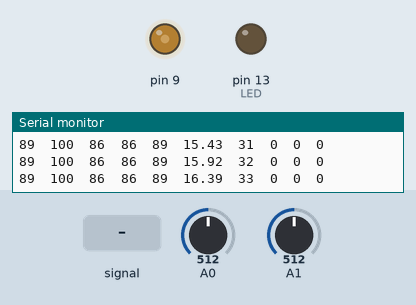
This sketch was run on a simulated Arduino Uno, built with avr-gcc and run on an emulated ATmega328P. Shown: output pins drawn as LEDs (lit = HIGH), the last lines printed to the serial monitor. Inputs (shaded band) come from the test bench; at power-on: A1 = 512, A0 = 512.

Above: at 1.2 s.
1.3 s: A1 fed a 2 Hz sine of ±306 counts around its level
At 2.41 s:
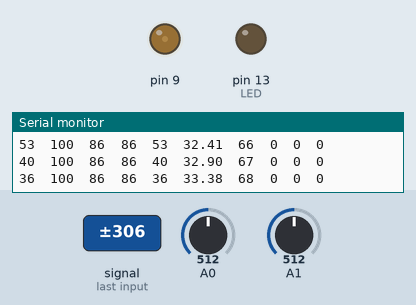
4.3 s: A1 set to 306
7.3 s: A0 set to 477
At 7.51 s:
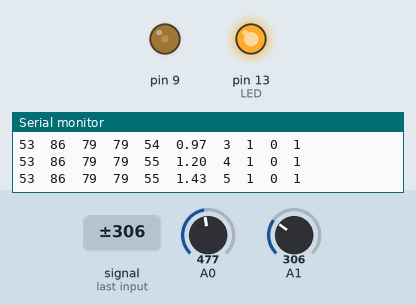
10.3 s: A1 set to 120
11.9 s: A1 set to 105
At 12.5 s:
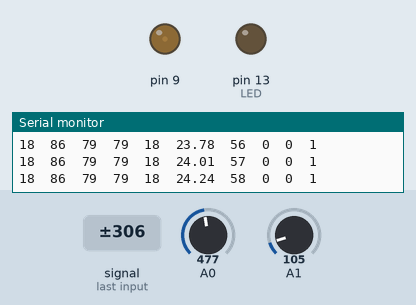
13.4 s: A1 set to 0
At 18.1 s:
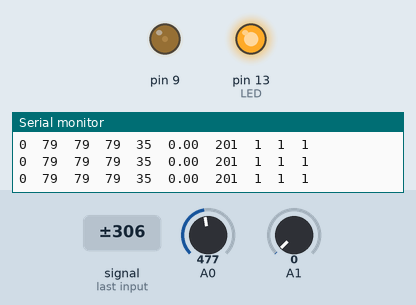
Timing chart, 0 to 18.9 s (numbered marks = the images above; inputs shaded):
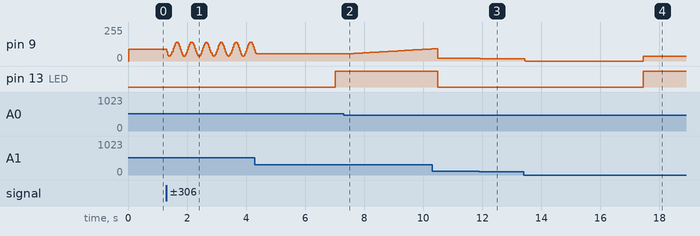

The sketch:

testeIA2.ino
```cpp
  #include <PWM.h>
  #include <SoftwareSerial.h>

  // Define pino 13 para o LED
  #define LED 13
  // Define um valor inicial para o erro
  #define LASTERRORINI 100000
  // Define o limite do freio na subida
  #define LIMTOP -10
  // Define o limite do freio na descida
  #define LIMDOWN 5
  // Define o limite do delta
  #define LIMDELTA 100
  // Define o limite da soma
  #define SUMMAX 10
  // Define o número de interações para cálculo do PID
  #define INTERACTIONS 200
  // Define o número de interações para resposta do motorista
  #define RESPONSETIME 100
  // Define a tolerância do valor da velocidade em relação ao target
  #define TOL 1
  // Define a faixa para manter a velocidade constante
  #define FAIXA 5
  // Define a tolerância da velocidade em relação ao target para o acúmulo da soma da componente integrativa do PID
  #define TOLKI 15

  // Variável para armazenar o valor do último tempo computado
  float lastProcess = 0;
  // Variável para armazenar o valor do último erro computado
  float lastError = LASTERRORINI;
  // Variáveis para armazenar os valores das contantes do PID(B)
  float kp = 0.06, ki = 0.003, kd = 0.0, kb = 0.3;
  // Variável para acumular a soma da componente integrativa do PID
  float sum = 0;
  // Variáveis para armazenar os valores que serão passados ao servo
  float servo = 35, pid = 0;
  int pwm = 0;
  // Variáveis para leitura do target da velocidade
  int targetVelocity = 100, lastTargetVelocity = 100;
  // Variáveis para leitura da velocidade
  int velocityBand = 100, velocity = 0, velocityMedia = 0;
  // Variáveis para leitura da posição do cabo do acelerador
  int throttle = 0, throttleMedia = 0;
  // Contadores de interações
  int countInteractions = 0, count = 0;

  // Flags de controle
  boolean goingUp = true; // Flag para definir se a velocidade está subindo ou descendo
  boolean flagLight = false; // Flag para acionar o LED
  boolean flagBreak = true; // Flag para acionar o uso do freio
  boolean flagThrottleDown = false; // Flag para acionar o cálculo do PID
  boolean flagActivatePID = false; // Flag para ativar o uso do PID
  int32_t frequency = 50;
  bool success = false;

  void setup() {
    // Define o LED como saída
    pinMode(LED, OUTPUT);
    InitTimersSafe();
    // Inicializa serial
    Serial.begin(38400);
    // Limpa qualquer dado que estiver na serial
    Serial.flush();
    // Define o pino 9 para o PWM do servo
    success = SetPinFrequencySafe(9, frequency);
    // Inicializa a váriavel de tempo
    lastProcess = millis();

  }

  void loop() {
    // Lê o valor do potenciômetro usando a média das leituras para evitar ruídos
    velocityMedia = throttleMedia = 0;

    for (int j = 0; j < 100; j++) {
        // Lê os valores dos potenciômetros
        throttle = analogRead(A1);
        velocity = analogRead(A0);
        // Mapeia os valores dos potenciômetros de 0-1023 para os ângulos de 0-179
        velocity = map(velocity, 240, 1000, 35, 179);
        throttle = map(throttle, 0, 1023, 0, 179);
        // Acumula os valores para tirar a média e assim diminuir ruídos
        velocityMedia += velocity;
        throttleMedia += throttle;
    }
    // Tira a média
    velocity = velocityMedia / 100;
    throttle = throttleMedia / 100;

    // Chama função que verifica quando o sistema deve entrar em ação
    IA();
    // Chama o cáculo do PID
    pid = PID();

    // Verifica se o PID será usado
    if (flagLight) {

      // Soma o valor do ângulo atual do servo com a correção do PID
      if (flagActivatePID)
        servo += pid;

      // Define os limites de rotação do servo
      if (servo > 167)
        servo = 167;
      if (servo < 35)
        servo = 35;

      // Zera a soma dos erros integrativos do PID caso a leitura do potenciômetro esteja fora da tolerância
      if ((velocity > (targetVelocity + TOLKI)) || (velocity < (targetVelocity - TOLKI)))
        sum = 0;

      // Define um intervalo máximo para a soma dos erros integrativos
      if (sum > SUMMAX)
        sum = SUMMAX;
      if (sum < -SUMMAX)
        sum = -SUMMAX;

      // Ajusta o valor do servo para inteiro
      pwm = (int)servo;

    } else {
      // Define que o servo deve seguir o controle manual
      pwm = throttle;
    }

    // Define a posição do ângulo do servo
    pwmWrite(9, pwm);

    delay(1);

// Debugging...

    Serial.print(throttle);
    Serial.print("\t");
    Serial.print(targetVelocity);
    Serial.print("\t");
    Serial.print(velocity);
    Serial.print("\t");
    Serial.print(velocityBand);
    Serial.print("\t");
    Serial.print(pwm);
    Serial.print("\t");
    Serial.print(sum);
    Serial.print("\t");
    Serial.print(countInteractions);
    Serial.print("\t");
    Serial.print(flagLight);
    Serial.print("\t");
    Serial.print(flagThrottleDown);
    Serial.print("\t");
    Serial.print(flagActivatePID);
    Serial.println();
  }


  void IA() {
    // Caso o cálculo do PID não esteja habillitado
    if (!flagThrottleDown) {
      // Verifica se a velocidade está dentro de uma faixa constante
      if ((velocity < (velocityBand + FAIXA)) && (velocity > (velocityBand - FAIXA))) {
        // Incrementa as interações
        countInteractions++;
      } else {
        // Caso a velocidade saia da faixa constante, redefine-se a faixa e zera as interações
        countInteractions = 0;
        velocityBand = velocity;
      }
      // Caso o motorista mantenha a faixa constante de velocidade por 300 interações
      if (countInteractions > INTERACTIONS) {
        // Liga-se o LED
        digitalWrite(LED, HIGH);
        flagLight = true;
        // Redefine-se o target da velocidade
        targetVelocity = velocity;
        // Define o valor do servo com o último valor enviad ao servo
        servo = pwm;
      }
      // Caso o LED esteja aceso
      if (flagLight) {
        // Espera 5 interações para ativar o uso do PID
        if (count > 5) {
          flagActivatePID = true;
        } else {
          // Caso contrário, zera a soma do fator integrativo, pois o erro acumulado pode ser muito grande e atrapalhar a primeira correção do PID
          sum = 0;
        }
        // Espera 100 interações para o motorista tomar algum ação
        if (count < RESPONSETIME) {
          // Caso solte o pedal, ativa o cálculo do PID
          if (throttle < 20) {
            flagThrottleDown = true;
            //servo = 40; ****no caso do carro, testar se vale a pena zerar o servo****
          }
        } else {
          // Caso contrário, desliga o LED e zera os contadores
          digitalWrite(LED, LOW);
          flagLight = false;
          countInteractions = 0;
          count = 0;
        }
        // Incrementa a contagem
        count++;
      }
    } else {
      // Caso o cáculo do PID esteja habilitado e o motorista ultrapassar o target da velocidade
      if (throttle > targetVelocity) {
        // Desativa o cálculo e o uso do PID, apaga o LED, zera os contadores e redefine a faixa de velocidae
        flagThrottleDown = false;
        flagActivatePID = false;
        digitalWrite(LED, LOW);
        flagLight = false;
        countInteractions = 0;
        count = 0;
        velocityBand = velocity;
      }
    }
  }

  float PID() {
    // Variáveis para uso no cáculo do PID
    float P, I, D, B, myPID, dt, error;
    float breaker = 0, delta = 0;

    // Cáculo do erro associado as medições
    error = targetVelocity - velocity;

    // Cálculo do delta de tempo
    dt = (millis() - lastProcess) / 1000.0;

    // Cálculo da componente proporcional
    P = kp * error;

    // Cálculo da componente integrativa
    sum += (error * dt);
    I = ki * sum;

    // Cálculo da componente derivativa
    // Para evitar divisão por 0 confere-se o dt > 0 e se o lastError é o definido pela primeira vez
    if ((dt > 0) && (lastError != 100000)) {
      delta = ((error - lastError) / dt);
      D = kd * delta;
    }
    else
      D = delta = 0;

    // Define que o freio não deve ser usado no caso de os sinais da última leitura e da atual forem diferentes(quando a curva muda de sinal), ou se a atual for 0(chegou no setpoint)
    if (((error > 0) && (lastError < 0)) || ((error < 0) && (lastError > 0)) || (error == 0) || (abs(delta) < LIMDELTA))
      flagBreak = false;

    // Define o uso do freio caso o setpoint mudar
    if ((targetVelocity != lastTargetVelocity))
      flagBreak = true;

    if ((targetVelocity - lastTargetVelocity) > 0)
      goingUp = true;
    if ((targetVelocity - lastTargetVelocity) < 0)
      goingUp = false;

    // Atualiza o último setpoint
    lastTargetVelocity = targetVelocity;

    // Caso o freio esteja definido pra ser usado e o setpoint não tenha sido alcançado
    if ((flagBreak) && (error != 0))
      // Define o sinal oposto a direção da curva para freá-la
      if (goingUp) breaker = -1 * abs(delta / (error * error));
      else breaker = abs(delta / (error * error));
    else
      breaker = 0;

    // Cálculo da componente do freio
    B = kb * breaker;

    // Define limites de atuação do freio
    if(B > LIMDOWN)
      B = LIMDOWN;
    if(B < LIMTOP)
      B = LIMTOP;

    // Atualização dos valores do último erro e tempo
    lastError = error;
    lastProcess  = millis();

    // Resultado do PID
    myPID = P + I + D + B;

    return myPID;
  }
```

Measured:
- the behaviour switches between 489 and 488 on A0 (found by bisection; images 1 and 2)
- the behaviour switches between 115 and 114 on A1 (found by bisection; images 2 and 3)
- after the input at 7.3 s, pin 9: moves from 53/255 to 91/255 over 2.9 s, starting after 0.10 s
- after the input at 11.9 s, pin 9: 20/255 → 18/255 at once
- after the input at 13.4 s, pin 9: 18/255 → 0/255 at once, → 35/255 4.0 s later
